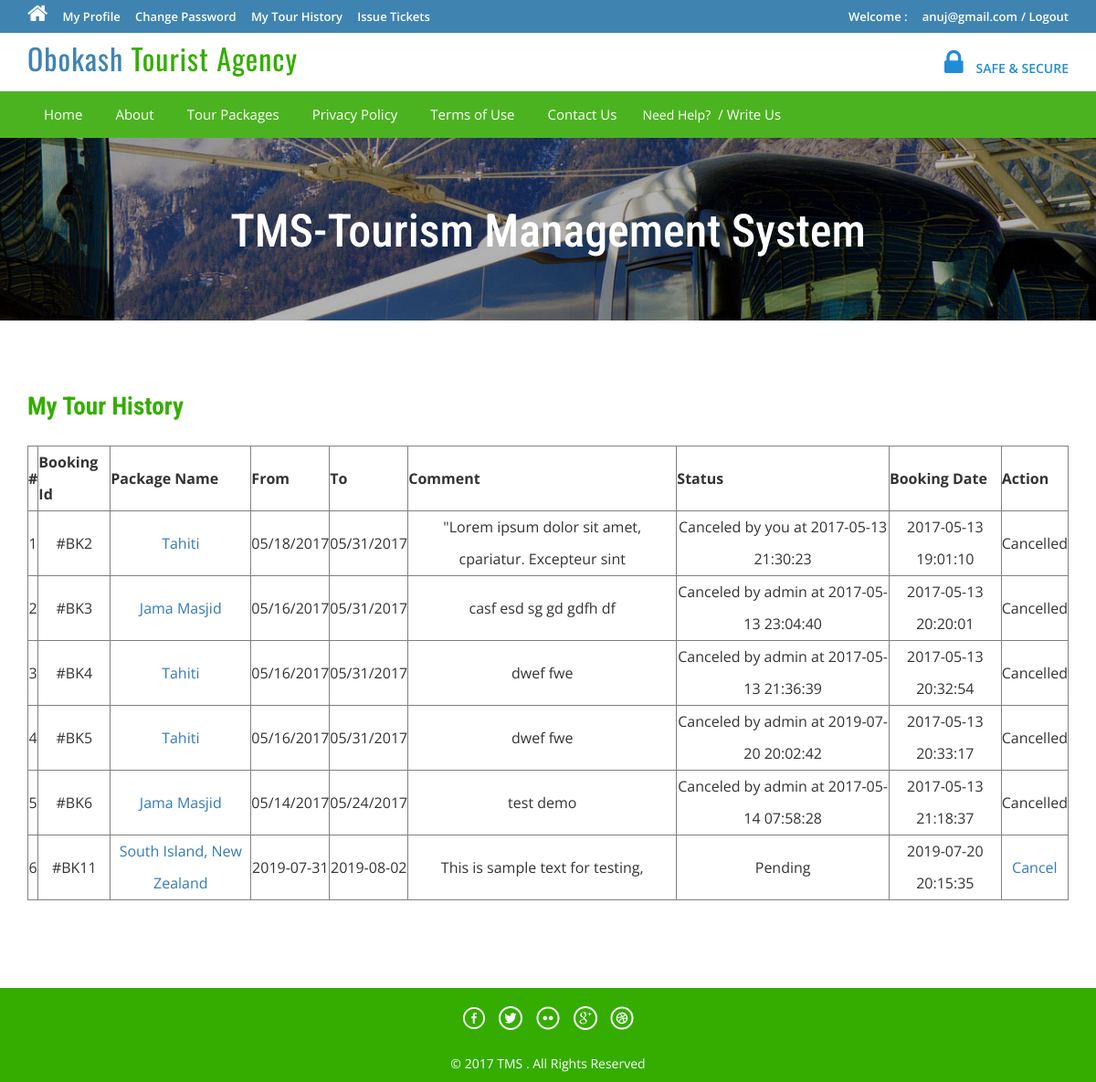
Page /tms/tour-history.php (signed in) on the committed database.
### tables this page shows
CREATE TABLE `tblbooking` (
  `BookingId` int(11) NOT NULL,
  `PackageId` int(11) DEFAULT NULL,
  `UserEmail` varchar(100) DEFAULT NULL,
  `FromDate` varchar(100) DEFAULT NULL,
  `ToDate` varchar(100) DEFAULT NULL,
  `Comment` mediumtext DEFAULT NULL,
  `RegDate` timestamp NULL DEFAULT current_timestamp(),
  `status` int(11) DEFAULT NULL,
  `CancelledBy` varchar(5) DEFAULT NULL,
  `UpdationDate` timestamp NULL DEFAULT NULL ON UPDATE current_timestamp()
);

CREATE TABLE `tbltourpackages` (
  `PackageId` int(11) NOT NULL,
  `PackageName` varchar(200) DEFAULT NULL,
  `PackageType` varchar(150) DEFAULT NULL,
  `PackageLocation` varchar(100) DEFAULT NULL,
  `PackagePrice` int(11) DEFAULT NULL,
  `PackageFetures` varchar(255) DEFAULT NULL,
  `PackageDetails` mediumtext DEFAULT NULL,
  `PackageImage` varchar(100) DEFAULT NULL,
  `Creationdate` timestamp NULL DEFAULT current_timestamp(),
  `UpdationDate` timestamp NULL DEFAULT NULL ON UPDATE current_timestamp()
);

### tms/tour-history.php (the view, shortened to what this page needs)
<?php
include('includes/config.php');
if(strlen($_SESSION['login'])==0)
	{
header('location:index.php');
}
else{
?>
<!DOCTYPE HTML>
<html>
<head>
<link href="css/bootstrap.css" rel='stylesheet' type='text/css' />
<link href="css/style.css" rel='stylesheet' type='text/css' />
<link href="css/font-awesome.css" rel="stylesheet">
<link href="css/animate.css" rel="stylesheet" type="text/css" media="all">
</head>
<body>
<div class="top-header">
<?php include('includes/header.php');?>
<div class="banner-1 ">
	<div class="container">
		<h1 class="wow zoomIn animated animated" data-wow-delay=".5s" style="visibility: visible; animation-delay: 0.5s; animation-name: zoomIn;">TMS-Tourism Management System</h1>
	</div>
</div>
<div class="privacy">
	<div class="container">
		<h3 class="wow fadeInDown animated animated" data-wow-delay=".5s" style="visibility: visible; animation-delay: 0.5s; animation-name: fadeInDown;">My Tour History</h3>
		<form name="chngpwd" method="post" onSubmit="return valid();">
	<p>
	<table border="1" width="100%">
<tr align="center">
<th>#</th>
<th>Booking Id</th>
<th>Package Name</th>
<th>From</th>
<th>To</th>
<th>Comment</th>
<th>Status</th>
<th>Booking Date</th>
<th>Action</th>
</tr>
<?php
$uemail=$_SESSION['login'];;
$sql = "SELECT tblbooking.BookingId as bookid,tblbooking.PackageId as pkgid,tbltourpackages.PackageName as packagename,tblbooking.FromDate as fromdate,tblbooking.ToDate as todate,tblbooking.Comment as comment,tblbooking.status as status,tblbooking.RegDate as regdate,tblbooking.CancelledBy as cancelby,tblbooking.UpdationDate as upddate from tblbooking join tbltourpackages on tbltourpackages.PackageId=tblbooking.PackageId where UserEmail=:uemail";
$query = $dbh->prepare($sql);
$query -> bindParam(':uemail', $uemail, PDO::PARAM_STR);
$query->execute();
$results=$query->fetchAll(PDO::FETCH_OBJ);
$cnt=1;
if($query->rowCount() > 0)
{
foreach($results as $result)
{	?>
<tr align="center">
<td><?php echo htmlentities($cnt);?></td>
<td>#BK<?php echo htmlentities($result->bookid);?></td>
<td><a href="package-details.php?pkgid=<?php echo htmlentities($result->pkgid);?>"><?php echo htmlentities($result->packagename);?></a></td>
<td><?php echo htmlentities($result->fromdate);?></td>
<td><?php echo htmlentities($result->todate);?></td>
<td><?php echo htmlentities($result->comment);?></td>
<td><?php if($result->status==0)
{
echo "Pending";
}
if($result->status==2 and  $result->cancelby=='u')
{
echo "Canceled by you at " .$result->upddate;
}
if($result->status==2 and $result->cancelby=='a')
{
echo "Canceled by admin at " .$result->upddate;
}
?></td>
<td><?php echo htmlentities($result->regdate);?></td>
<?php if($result->status==2)
{
	?><td>Cancelled</td>
<?php } else {?>
<td><a href="tour-history.php?bkid=<?php echo htmlentities($result->bookid);?>" onclick="return confirm('Do you really want to cancel booking')" >Cancel</a></td>
<?php }?>
</tr>
<?php $cnt=$cnt+1; }} ?>
	</table>
			</p>
			</form>
	</div>
</div>
<?php include('includes/footer.php');?>
</body>
</html>
<?php } ?>

### tms/css/style.css (style rules this page uses)
html, body { font-size: 100%; background: #fff; font-family: 'Open Sans', sans-serif; }
body a,.grid_1,plan_1,plan_1.one,plan_1.two,i.icon1, i.icon2, i.icon3, i.icon4, i.icon5, i.icon6 { transition:0.5s all; -webkit-transition:0.5s all; -moz-transition:0.5s all; -o-transition:0.5s all; -ms-transition:0.5s all; }
h1,h2,h3,h4,h5,h6 { margin:0; font-family: 'Roboto Condensed', sans-serif; }
p { margin:0; }
.top-header { background-color: #3F84B1; border-bottom: 0 none; height: 36px; line-height: 35px; }
.banner-1 { background: url(../images/3.jpg)no-repeat; background-size: cover; -webkit-background-size: cover; -o-background-size: cover; -ms-background-size: cover; -moz-background-size: cover; min-height:200px; }
.banner-1 h1 { font-size: 50px; margin-bottom: 40px; padding: 1.5em 0 0; text-align: center; color: #ffffff; }
.privacy h3 { color: #34AD00; font-size: 1.7em; font-weight: 700; margin-bottom: 1em; }
.privacy { padding: 5em 0; }
.privacy p { font-size: 1em; line-height: 1.8em; color: #999; margin: 1em 0; }

### rows in the picture
tblbooking: BookingId "2", PackageId.PackageName "Tahiti", FromDate "05/18/2017", ToDate "05/31/2017", Comment "\"Lorem ipsum dolor sit amet, cpariatur. Excepteur sint", UpdationDate "2017-05-13 21:30:23", RegDate "2017-05-13 19:01:10", status "Cancelled"
tblbooking: BookingId "3", PackageId.PackageName "Jama Masjid", FromDate "05/16/2017", ToDate "05/31/2017", Comment "casf esd sg gd gdfh df", UpdationDate "2017-05-13 23:04:40", RegDate "2017-05-13 20:20:01", status "Cancelled"
tblbooking: BookingId "4", PackageId.PackageName "Tahiti", FromDate "05/16/2017", ToDate "05/31/2017", Comment "dwef fwe", UpdationDate "2017-05-13 21:36:39", RegDate "2017-05-13 20:32:54", status "Cancelled"
tblbooking: BookingId "5", PackageId.PackageName "Tahiti", FromDate "05/16/2017", ToDate "05/31/2017", Comment "dwef fwe", UpdationDate "2019-07-20 20:02:42", RegDate "2017-05-13 20:33:17", status "Cancelled"
tblbooking: BookingId "6", PackageId.PackageName "Jama Masjid", FromDate "05/14/2017", ToDate "05/24/2017", Comment "test demo", UpdationDate "2017-05-14 07:58:28", RegDate "2017-05-13 21:18:37", status "Cancelled"
tblbooking: BookingId "11", PackageId.PackageName "South Island, New Zealand", FromDate "2019-07-31", ToDate "2019-08-02", Comment "This is sample text for testing,", status "Pending", RegDate "2019-07-20 20:15:35"

### other values in the picture
$_SESSION['login'] "anuj@gmail.com"
